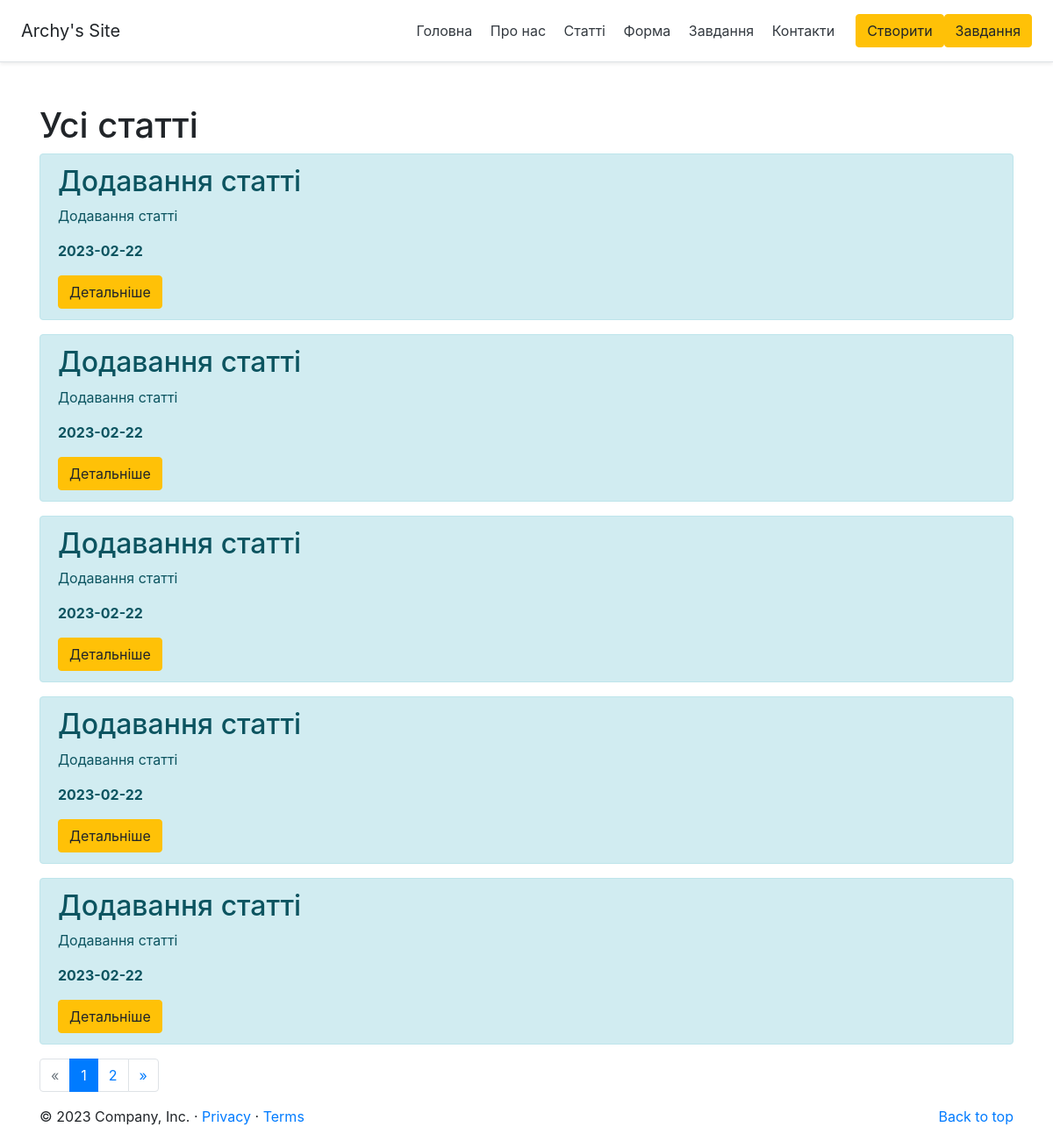
The page /posts on the database its author committed.
### app.py (models this page shows, shortened)
class Article(db.Model):
    id = db.Column(db.Integer, primary_key=True)
    title = db.Column(db.String(100), nullable=False)
    intro = db.Column(db.String(300), nullable=False)
    text = db.Column(db.Text, nullable=False)
    date = db.Column(db.DateTime, default=datetime.utcnow)

### app.py (the view)
@app.route('/posts')
def posts():
    page = request.args.get(get_page_parameter(), type=int, default=1)
    per_page = 5  # Количество постов на одной странице
    offset = (page - 1) * per_page
    articles = Article.query.order_by(Article.date.desc()).offset(offset).limit(per_page).all()
    total = Article.query.count()
    pagination = Pagination(page=page, total=total, per_page=per_page, css_framework='bootstrap4')
    return render_template('posts.html', articles=articles, pagination=pagination)

### templates/posts.html (shortened to what this page needs)
{% extends 'base.html' %}
{% block body %}
<div class = "container mt-5">
    <h1>Усі статті</h1>
    {% if articles|length > 0 %}
        {% for el in articles %}
        <div class="alert alert-info">
            <h2>{{ el.title }}</h2>
            <p>{{ el.intro }}</p>
            <p><b>{{ el.date.date() }}</b></p>
            <a href="/posts/{{el.id}}" class="btn btn-warning">Детальніше</a>
        </div>
        {% endfor %}
    {% else %}
    <p>Зараз нажаль статті недоступні</p>
    {% endif %}
    <div class="pagination">
        {{ pagination.links }}
    </div>
</div>
{% endblock %}

### static/css/main.css (style rules this page uses)
body { background: red; }

### rows shown on the page
Article: title "Додавання статті", intro "Додавання статті", date "2023-02-22"
Article: title "Додавання статті", intro "Додавання статті", date "2023-02-22"
Article: title "Додавання статті", intro "Додавання статті", date "2023-02-22"
Article: title "Додавання статті", intro "Додавання статті", date "2023-02-22"
Article: title "Додавання статті", intro "Додавання статті", date "2023-02-22"

### other values the page prints
{{ pagination.links }} "« 1 2 »"
